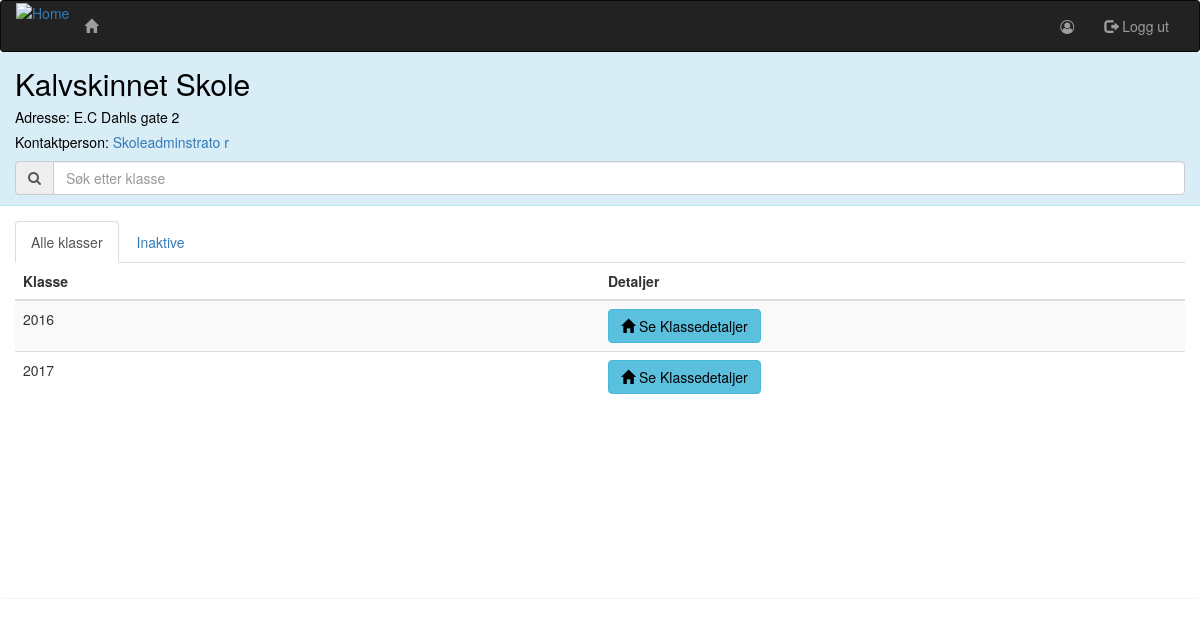
Page /administrasjon/skoler/1/ on the committed database.
### administration/models.py (models this page shows, shortened)
class School(models.Model):
    school_administrator = models.ForeignKey('Person', null=True, blank=True, verbose_name='Skoleadministrator',
                                             help_text='Ikke påkrevd. Opprett en ny skoleadministrator ved å trykke på plusstegnet til høyre.',
                                             on_delete=models.SET_NULL)
    school_name = models.CharField(max_length=100, verbose_name='Navn')
    school_address = models.CharField(max_length=100, verbose_name='Adresse')
    is_active = models.BooleanField(default=True, verbose_name='aktiv',
                                    help_text='Angir at denne skolen er aktiv. Avmerk denne i stedet for å slette skolen.')
    class Meta:
        ordering = ['school_name']

class Person(AbstractUser):
    grades = models.ManyToManyField(Grade, default="", blank=True, verbose_name="klasse")
    SEX = [
        ("M", "Gutt"),
        ("F", "Jente")
    ]
    ROLE = [
        (1, "Elev"),
        (2, 'Lærer'),
        (3, 'Skoleadministrator'),
        (4, 'Administrator')
    ]
    sex = models.CharField(max_length=1, choices=SEX, verbose_name="kjønn", null=True)
    date_of_birth = models.DateField(max_length=8, verbose_name='Fødselsdato', null=True)
    role = models.IntegerField(choices=ROLE, default=1, verbose_name='brukertype')
    tests = models.ManyToManyField('maths.Test', blank=True, verbose_name='tester')
    class Meta:
        ordering = ['username']

class Grade(models.Model):
    school = models.ForeignKey(School, on_delete=models.CASCADE)
    grade_name = models.CharField(max_length=100, verbose_name='klassenavn')
    tests = models.ManyToManyField('maths.Test', blank=True, verbose_name='tester')
    is_active = models.BooleanField(default=True, verbose_name='aktiv',
                                    help_text='Angir at denne klassen er aktiv. Avmerk denne i stedet for å slette klassen.')
    class Meta:
        ordering = ['school_id', 'grade_name']

### administration/views.py (the view)
# urls.py: url(r'skoler/(?P<school_pk>[0-9]+)/$', views.SchoolDetailView.as_view(), name="schoolDetail"),
class SchoolDetailView(SchoolCheck, generic.DetailView):
    login_url = reverse_lazy('login')
    model = School
    template_name = 'administration/school_detail.html'
    pk_url_kwarg = 'school_pk'
    def get_context_data(self, **kwargs):
        context = super(SchoolDetailView, self).get_context_data(**kwargs)
        context['grades'] = Grade.objects.filter(school_id=self.kwargs['school_pk'])
        return context

### administration/templates/administration/school_detail.html (shortened to what this page needs)
{% extends 'matistikk/base.html' %}
{% load bootstrap3 %}
{% block body %}
    <div class="panel panel-info">
        <div class="panel-heading">
            <h2 id="schoolNameField">{{ school.school_name }}</h2>
            <h5>Adresse: {{ school.school_address }}</h5>
            <h5>Kontaktperson:
                {% if school.school_administrator.username %}
                    <a href="{% url 'administration:personDetail' school.school_administrator.username %}">{{ school.school_administrator.get_full_name }}</a>
                {% endif %}
            </h5>
            <div class="input-group">
                <span class="input-group-addon">
                        <i class="fa fa-search"></i>
                    </span>
                <input type="text" class="form-control" id="search"
                       onkeyup="gradeSearch('gradetable'); gradeSearch('inactivetable');"
                       placeholder="Søk etter klasse">
            </div>
        </div>
        <div class="panel-body">
            <ul class="nav nav-tabs">
                <li class="nav active"><a href="#A" data-toggle="tab">Alle klasser</a></li>
                <li class="nav"><a href="#B" data-toggle="tab">Inaktive</a></li>
            </ul>
            <div class="tab-content">
                <div class="tab-pane fade in active" id="A">
                    <table class="table table-hover table-striped table-responsive" id="gradetable">
                        <thead>
                        <tr>
                            <th>Klasse</th>
                            <th>Detaljer</th>
                        </tr>
                        </thead>
                        <tbody>
                        {% for grade in grades %}
                            {% if grade.is_active %}
                                <tr class="clickable-row"
                                    data-href="{% url 'administration:gradeDetail' school_pk=school.id grade_pk=grade.id %}"
                                    style="cursor: pointer">
                                    <td>
                                        {{ grade.grade_name }}
                                    </td>
                                    <td>
                                        <a class="btn btn-info"
                                           href="{% url 'administration:gradeDetail' school_pk=school.id grade_pk=grade.id %}"><span
                                                class="glyphicon glyphicon-home" aria-hidden="true"></span> Se
                                            Klassedetaljer</a>
                                    </td>
                                </tr>
                            {% endif %}
                        {% endfor %}
                        </tbody>
                    </table>
                </div>
            </div>
        </div>
    </div>
{% endblock %}

### administration/static/administration/style.css (style rules this page uses)
.tab-content { overflow: auto; max-height: 60vh; min-height: 40vh; }
p, h1, h2, h3, h4, h5, h6 { color: black; }
.btn { color: black; }
html, body { height: 100%; margin: 0px; padding: 0px; }
.panel { border: none; }
.table { width: 100%; max-width: 100%; margin-bottom: 20px; table-layout: fixed; }
.panel-heading h2 { margin-top: 5px; margin-bottom: 5px; }
.panel { margin-bottom: 0px; }

### rows in the picture
School: school_name "Kalvskinnet Skole", school_address "E.C Dahls gate 2", school_administrator.get_full_name "Skoleadminstrato r"
Grade: grade_name "2016"
Grade: grade_name "2017"
